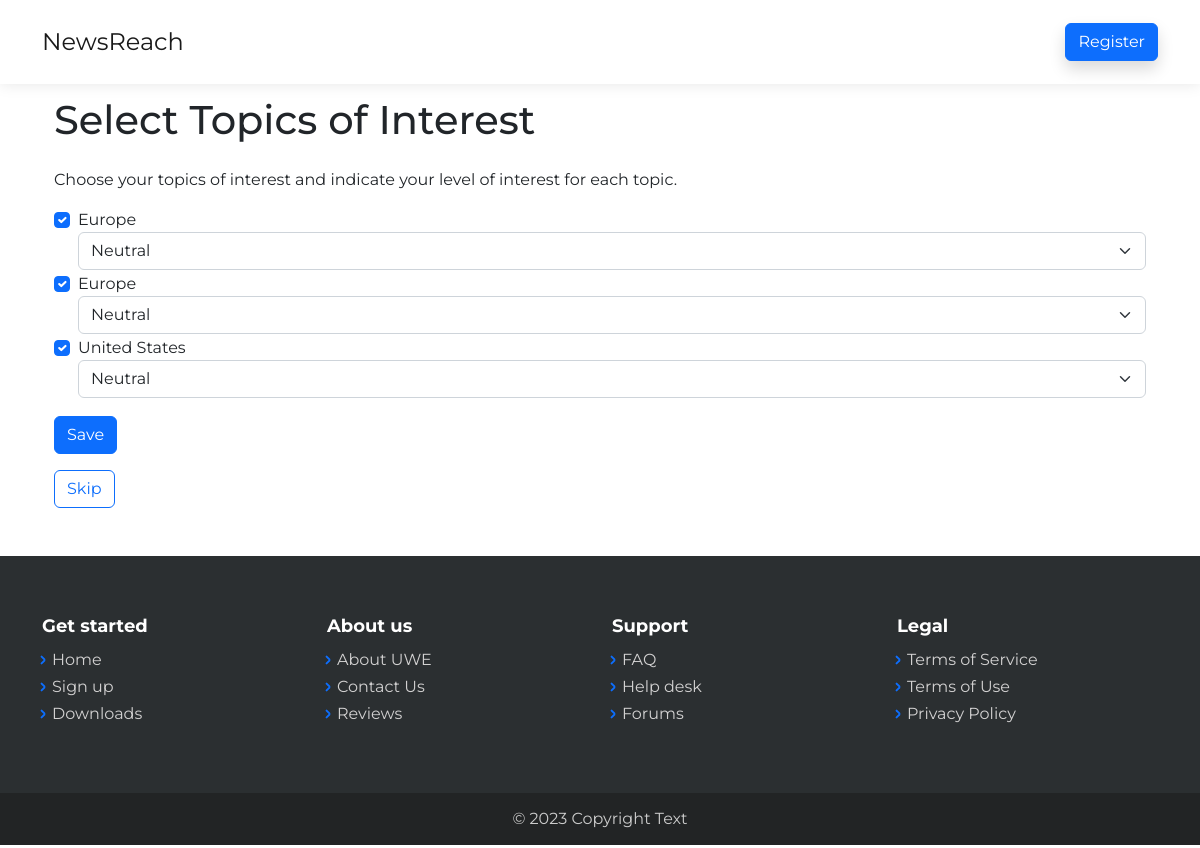
The app's page /recommendations/select-topics/, older data.
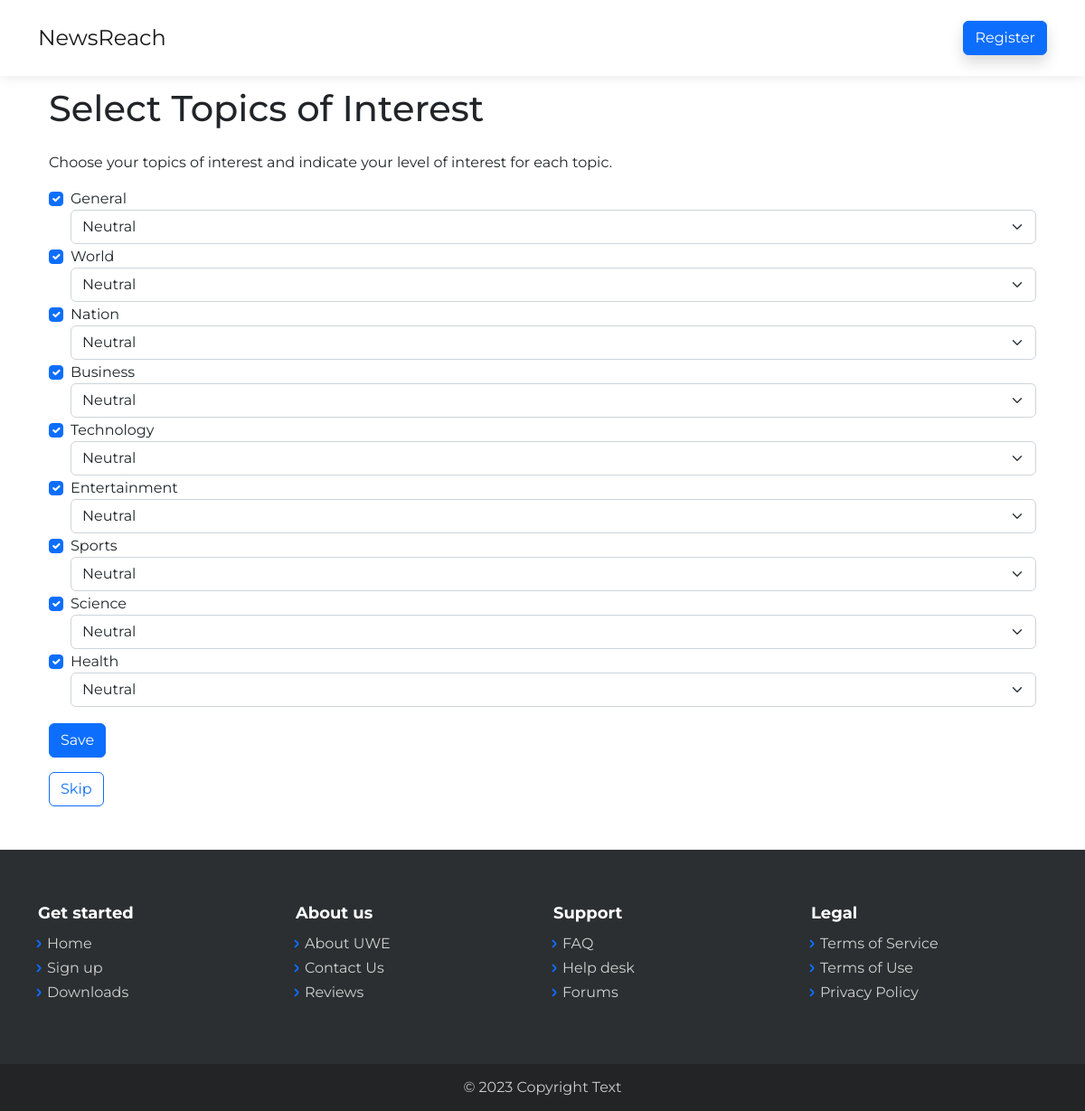
The same page, newer data.
### Recommendations/models.py (models this page shows, shortened)
class Topic(models.Model):
    name = models.CharField(max_length=100)

### Recommendations/views.py (the view)
# urls.py: path('select-topics/', views.select_topics, name='select_topics'),
def select_topics(request):
    print(request.method)
    if request.method == 'POST':
        selected_topics = request.POST.getlist('topic')
        ratings = request.POST.getlist('rating')
        TopicPreference.objects.filter(user=request.user).delete()
        for topic_id, rating in zip(selected_topics, ratings):
            topic = get_object_or_404(Topic, id=topic_id)
            TopicPreference.objects.create(user=request.user, topic=topic, rating=rating)
        return redirect('index:home') # Redirect to the home page
    else:
        topics = Topic.objects.all()
        context = {'topics': topics}
        return render(request, 'select_topics.html', context)

### Recommendations/templates/select_topics.html (shortened to what this page needs)
{% extends 'base.html' %}
{% block content %}
    <div class="container mt-5 pt-4 mb-5">
        <h1 class="mt-4 mb-4">Select Topics of Interest</h1>
        <p>Choose your topics of interest and indicate your level of interest for each topic.</p>
        <form method="post">
            {% if topics %}
                {% for topic in topics %}
                    <div class="form-check">
                        <input class="form-check-input" type="checkbox" id="topic{{ topic.id }}" name="topic" value="{{ topic.id }}" checked>
                        <label class="form-check-label" for="topic{{ topic.id }}">{{ topic.name }}</label>
                        <select class="form-select" name="rating">
                            <option value="3" selected>Neutral</option>
                        </select>
                    </div>
                {% endfor %}
            {% else %}
                <p>No topics available.</p>
            {% endif %}
            <button class="btn btn-primary mt-3" type="submit">Save</button>
        </form>
        <a href="{% url 'index:index' %}" class="btn btn-outline-primary mt-3">Skip</a>
    </div>
{% endblock %}

### Authentication/templates/base.html (shortened to what this page needs)
<!DOCTYPE html>
<html lang="en">
<head>
    {% load static %}
    <link rel="stylesheet" href="{% static 'assets/bootstrap/css/bootstrap.min.css' %}">
    <link rel="stylesheet" href="https://cdnjs.cloudflare.com/ajax/libs/baguettebox.js/1.11.1/baguetteBox.min.css">
    <link rel="stylesheet" href="{% static 'assets/css/styles.min.css' %}">
</head>
<body>
    <nav class="navbar navbar-light navbar-expand-lg fixed-top bg-white clean-navbar">
        <div class="container">
            <a class="navbar-brand logo" href="#">NewsReach</a>
            {% if not user.is_authenticated %}
            <a class="btn btn-primary shadow" role="button" href="{% url 'authentication:signup' %}">Register</a>
            {% else %}
            <a class="btn btn-primary shadow" role="button" href="{% url 'authentication:logout' %}">Log Out</a>
            {% endif %}
        </div>
    </nav>
    <div class="container mt-4">
        {% block content %}
        {% endblock %}
    </div>
    <footer class="page-footer dark">
        <div class="container">
            <div class="row">
                <div class="col-sm-3">
                    <h5>Get started</h5>
                    <ul>
                        <li><a href="#">Home</a></li>
                        <li><a href="#">Sign up</a></li>
                        <li><a href="#">Downloads</a></li>
                    </ul>
                </div>
                <div class="col-sm-3">
                    <h5>About us</h5>
                    <ul>
                        <li><a href="https://www.uwe.ac.uk/about" target="_blank">About UWE</a></li>
                        <li><a href="https://www.uwe.ac.uk/life/campus-and-facilities/information-points#:~:text=Email%20infopoint%40uwe.ac.,Ask%20a%20question%20through%20infohub." target="_blank">Contact Us</a></li>
                        <li><a href="#">Reviews</a></li>
                    </ul>
                </div>
                <div class="col-sm-3">
                    <h5>Support</h5>
                    <ul>
                        <li><a href="#">FAQ</a></li>
                        <li><a href="#">Help desk</a></li>
                        <li><a href="#">Forums</a></li>
                    </ul>
                </div>
                <div class="col-sm-3">
                    <h5>Legal</h5>
                    <ul>
                        <li><a href="#">Terms of Service</a></li>
                        <li><a href="#">Terms of Use</a></li>
                        <li><a href="#">Privacy Policy</a></li>
                    </ul>
                </div>
            </div>
        </div>
        <div class="footer-copyright">
            <p>© 2023 Copyright Text</p>
        </div>
    </footer>
</body>
</html>

Row changes from the older to the newer data that the page shows:
removed Topic: name "Europe"
removed Topic: name "Europe"
removed Topic: name "United States"
added Topic: name "General"
added Topic: name "World"
added Topic: name "Nation"
added Topic: name "Business"
added Topic: name "Technology"
added Topic: name "Entertainment"
added Topic: name "Sports"
added Topic: name "Science"
added Topic: name "Health"
